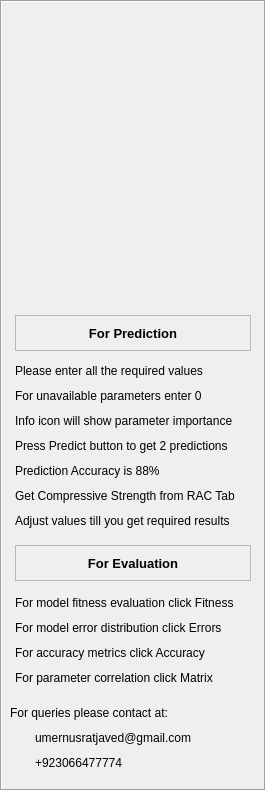
     <widget class="QFrame" name="frame">
      <property name="geometry">
       <rect>
        <x>5</x>
        <y>10</y>
        <width>266</width>
        <height>791</height>
       </rect>
      </property>
      <property name="frameShape">
       <enum>QFrame::Box</enum>
      </property>
      <property name="frameShadow">
       <enum>QFrame::Sunken</enum>
      </property>
      <widget class="QLabel" name="label_83">
       <property name="geometry">
        <rect>
         <x>10</x>
         <y>10</y>
         <width>246</width>
         <height>296</height>
        </rect>
       </property>
       <property name="styleSheet">
        <string notr="true">QLabel #label_83{
border:4px solid;
}</string>
       </property>
       <property name="text">
        <string/>
       </property>
       <property name="pixmap">
        <pixmap>sf_pic.png</pixmap>
       </property>
       <property name="scaledContents">
        <bool>true</bool>
       </property>
      </widget>
      <widget class="QLabel" name="label_84">
       <property name="geometry">
        <rect>
         <x>10</x>
         <y>700</y>
         <width>246</width>
         <height>26</height>
        </rect>
       </property>
       <property name="text">
        <string>For queries please contact at:</string>
       </property>
      </widget>
      <widget class="QLabel" name="label_85">
       <property name="geometry">
        <rect>
         <x>35</x>
         <y>725</y>
         <width>221</width>
         <height>26</height>
        </rect>
       </property>
       <property name="text">
        <string>umernusratjaved@gmail.com</string>
       </property>
      </widget>
      <widget class="QLabel" name="label_86">
       <property name="geometry">
        <rect>
         <x>35</x>
         <y>750</y>
         <width>221</width>
         <height>26</height>
        </rect>
       </property>
       <property name="text">
        <string>+923066477774</string>
       </property>
      </widget>
      <widget class="QLabel" name="label_87">
       <property name="geometry">
        <rect>
         <x>10</x>
         <y>730</y>
         <width>21</width>
         <height>21</height>
        </rect>
       </property>
       <property name="text">
        <string/>
       </property>
       <property name="pixmap">
        <pixmap>email.png</pixmap>
       </property>
       <property name="scaledContents">
        <bool>true</bool>
       </property>
      </widget>
      <widget class="QLabel" name="label_88">
       <property name="geometry">
        <rect>
         <x>10</x>
         <y>755</y>
         <width>21</width>
         <height>21</height>
        </rect>
       </property>
       <property name="text">
        <string/>
       </property>
       <property name="pixmap">
        <pixmap>phone.png</pixmap>
       </property>
       <property name="scaledContents">
        <bool>true</bool>
       </property>
      </widget>
      <widget class="QLabel" name="label_90">
       <property name="geometry">
        <rect>
         <x>15</x>
         <y>360</y>
         <width>241</width>
         <height>21</height>
        </rect>
       </property>
       <property name="font">
        <font>
         <weight>50</weight>
         <italic>false</italic>
         <bold>false</bold>
         <strikeout>false</strikeout>
        </font>
       </property>
       <property name="text">
        <string>Please enter all the required values </string>
       </property>
      </widget>
      <widget class="QLabel" name="label_91">
       <property name="geometry">
        <rect>
         <x>15</x>
         <y>385</y>
         <width>241</width>
         <height>21</height>
        </rect>
       </property>
       <property name="font">
        <font>
         <weight>50</weight>
         <italic>false</italic>
         <bold>false</bold>
         <strikeout>false</strikeout>
        </font>
       </property>
       <property name="text">
        <string>For unavailable parameters enter 0</string>
       </property>
      </widget>
      <widget class="QLabel" name="label_92">
       <property name="geometry">
        <rect>
         <x>15</x>
         <y>410</y>
         <width>246</width>
         <height>21</height>
        </rect>
       </property>
       <property name="font">
        <font>
         <weight>50</weight>
         <italic>false</italic>
         <bold>false</bold>
         <strikeout>false</strikeout>
        </font>
       </property>
       <property name="text">
        <string>Info icon will show parameter importance</string>
       </property>
      </widget>
      <widget class="QLabel" name="label_93">
       <property name="geometry">
        <rect>
         <x>15</x>
         <y>435</y>
         <width>246</width>
         <height>21</height>
        </rect>
       </property>
       <property name="font">
        <font>
         <weight>50</weight>
         <italic>false</italic>
         <bold>false</bold>
         <strikeout>false</strikeout>
        </font>
       </property>
       <property name="text">
        <string>Press Predict button to get 2 predictions</string>
       </property>
      </widget>
      <widget class="QLabel" name="label_94">
       <property name="geometry">
        <rect>
         <x>15</x>
         <y>460</y>
         <width>246</width>
         <height>21</height>
        </rect>
       </property>
       <property name="font">
        <font>
         <weight>50</weight>
         <italic>false</italic>
         <bold>false</bold>
         <strikeout>false</strikeout>
        </font>
       </property>
       <property name="text">
        <string>Prediction Accuracy is 88%</string>
       </property>
      </widget>
      <widget class="QLabel" name="label_95">
       <property name="geometry">
        <rect>
         <x>15</x>
         <y>485</y>
         <width>246</width>
         <height>21</height>
        </rect>
       </property>
       <property name="font">
        <font>
         <weight>50</weight>
         <italic>false</italic>
         <bold>false</bold>
         <strikeout>false</strikeout>
        </font>
       </property>
       <property name="text">
        <string>Get Compressive Strength from RAC Tab</string>
       </property>
      </widget>
      <widget class="QLabel" name="label_96">
       <property name="geometry">
        <rect>
         <x>15</x>
         <y>595</y>
         <width>241</width>
         <height>16</height>
        </rect>
       </property>
       <property name="font">
        <font>
         <weight>50</weight>
         <italic>false</italic>
         <bold>false</bold>
         <strikeout>false</strikeout>
        </font>
       </property>
       <property name="text">
        <string>For model fitness evaluation click Fitness</string>
       </property>
      </widget>
      <widget class="QLabel" name="label_97">
       <property name="geometry">
        <rect>
         <x>15</x>
         <y>620</y>
         <width>241</width>
         <height>16</height>
        </rect>
       </property>
       <property name="font">
        <font>
         <weight>50</weight>
         <italic>false</italic>
         <bold>false</bold>
         <strikeout>false</strikeout>
        </font>
       </property>
       <property name="text">
        <string>For model error distribution click Errors</string>
       </property>
      </widget>
      <widget class="QLabel" name="label_98">
       <property name="geometry">
        <rect>
         <x>15</x>
         <y>645</y>
         <width>241</width>
         <height>16</height>
        </rect>
       </property>
       <property name="font">
        <font>
         <weight>50</weight>
         <italic>false</italic>
         <bold>false</bold>
         <strikeout>false</strikeout>
        </font>
       </property>
       <property name="text">
        <string>For accuracy metrics click Accuracy</string>
       </property>
      </widget>
      <widget class="QLabel" name="label_99">
       <property name="geometry">
        <rect>
         <x>15</x>
         <y>670</y>
         <width>241</width>
         <height>16</height>
        </rect>
       </property>
       <property name="font">
        <font>
         <weight>50</weight>
         <italic>false</italic>
         <bold>false</bold>
         <strikeout>false</strikeout>
        </font>
       </property>
       <property name="text">
        <string>For parameter correlation click Matrix</string>
       </property>
      </widget>
      <widget class="QLabel" name="label_100">
       <property name="geometry">
        <rect>
         <x>15</x>
         <y>545</y>
         <width>236</width>
         <height>36</height>
        </rect>
       </property>
       <property name="font">
        <font>
         <pointsize>10</pointsize>
         <weight>75</weight>
         <italic>false</italic>
         <bold>true</bold>
         <underline>false</underline>
         <strikeout>false</strikeout>
        </font>
       </property>
       <property name="layoutDirection">
        <enum>Qt::LeftToRight</enum>
       </property>
       <property name="autoFillBackground">
        <bool>true</bool>
       </property>
       <property name="frameShape">
        <enum>QFrame::StyledPanel</enum>
       </property>
       <property name="text">
        <string>For Evaluation</string>
       </property>
       <property name="alignment">
        <set>Qt::AlignCenter</set>
       </property>
      </widget>
      <widget class="QLabel" name="label_101">
       <property name="geometry">
        <rect>
         <x>15</x>
         <y>315</y>
         <width>236</width>
         <height>36</height>
        </rect>
       </property>
       <property name="font">
        <font>
         <pointsize>10</pointsize>
         <weight>75</weight>
         <italic>false</italic>
         <bold>true</bold>
         <underline>false</underline>
         <strikeout>false</strikeout>
        </font>
       </property>
       <property name="layoutDirection">
        <enum>Qt::LeftToRight</enum>
       </property>
       <property name="autoFillBackground">
        <bool>true</bool>
       </property>
       <property name="frameShape">
        <enum>QFrame::StyledPanel</enum>
       </property>
       <property name="text">
        <string>For Prediction</string>
       </property>
       <property name="alignment">
        <set>Qt::AlignCenter</set>
       </property>
      </widget>
      <widget class="QLabel" name="label_102">
       <property name="geometry">
        <rect>
         <x>15</x>
         <y>510</y>
         <width>246</width>
         <height>21</height>
        </rect>
       </property>
       <property name="font">
        <font>
         <weight>50</weight>
         <italic>false</italic>
         <bold>false</bold>
         <strikeout>false</strikeout>
        </font>
       </property>
       <property name="text">
        <string>Adjust values till you get required results</string>
       </property>
      </widget>
     </widget>
